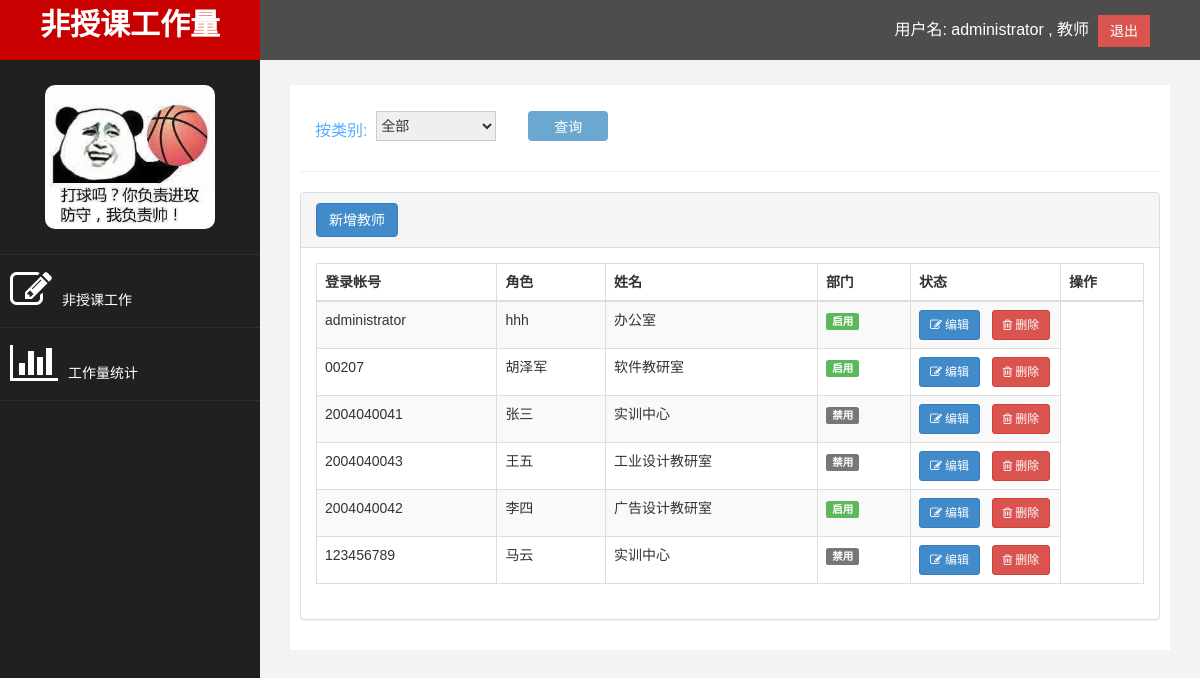
The page /user.php (signed in) on the database its author committed.
### tables this page shows
CREATE TABLE `user` (
  `id` int(10) UNSIGNED NOT NULL COMMENT 'id',
  `username` varchar(20) NOT NULL COMMENT '用户名',
  `userId` varchar(30) NOT NULL COMMENT '用户ID',
  `role` varchar(10) NOT NULL COMMENT '用户类型',
  `name` varchar(32) NOT NULL COMMENT '姓名',
  `departmentName` varchar(32) DEFAULT NULL COMMENT '部门',
  `password` varchar(48) NOT NULL COMMENT '密码',
  `status` tinyint(4) NOT NULL COMMENT '状态'
);

### user.php (the view, shortened to what this page needs)
<?php
include_once 'base.php';
include_once 'dbconfig.php';
$departmentStatement ="select departmentName from department";
$statmentObject = $pdo->prepare($departmentStatement);
$statmentObject->execute();
if(filter_input(INPUT_POST, 'departmentName')){
	$departmentName = $_POST['departmentName'];
	$data = array(
			'departmentName'=>$departmentName
	);
	$statement = "select * from user where departmentName=:departmentName";
	$statmentObject = $pdo->prepare($statement);
	$statmentObject->execute($data);
}else {
	$statement = "select * from user";
	$statmentObject = $pdo->prepare($statement);
	$statmentObject->execute();
}
$result = $statmentObject->fetchAll();
?>
<div id="page-wrapper">
	<div id="page-inner">
		<div class="row">
			<div class="serachbody">
				<form method='post' action='user.php'>
					<div class="mycheak">
    					<div class="mytype">
    						<p class="mytype-title">按类别:&nbsp;&nbsp;</p>
    						<select class="mytype-item" name="departmentName" width=30>
    							<option value="0" <?= empty($departmentName)?"select":''?>>全部</option>
                               </select>
    					</div>
    					<div class="querybtn">
    						<input type='submit' value='查询' />
    					</div>
					</div>
				</form>
			</div>
		</div>
   <hr/>
   <div class="row">
   <div class="col-md-12">
   <div class="panel panel-default">
   <div class="panel-heading">
   <b><a href='insertuser.php' class="btn btn-primary">新增教师</a></b>
   </div>
   <div class="panel-body">
   <div class="table-responsive">
   <table class="table table-striped table-bordered table-hover"
        id="dataTables-example">
        <thead>
        <tr>
        <th>登录帐号</th>
         <th>角色</th>
           <th>姓名</th>
            <th>部门</th>
             <th>状态</th>
              <th>操作</th>
            </tr>
            </thead>
            <tbody>
            <?php
            $line = 0;
            foreach ($result as $row) {
            	$line ++;
            	$linecolor = $line % 2 == 0 ? 'odd gradeX' : 'even gradeC';
            	echo "<tr class='$linecolor'>";
            	echo "<td>" . $row['username'] . "</td>";
            	echo "<td>" . $row['name']. "</td>";
            	echo "<td>" . $row['departmentName'] . "</td>";
            	if($row['status'] == 0){
            	    echo "<td><label class='label label-default'>禁用</label></td>";
            	}elseif ($row['status'] == 1){
            	    echo "<td><label class='label label-success'>启用</label></td>";
            	}
            	$url = "edituser.php?id=".$row ['id'];
            	$delurl = "deleteuser.php?id=".$row ['id'];
            	echo "<td style='width:150px;'><a class='btn btn-primary btn-sm shiny' href='".$url."'><i class='fa fa-edit'>&nbsp;编辑</i></a>
								    &nbsp;&nbsp;<a class='btn btn-danger btn-sm shiny' href='" . $delurl . "'><i class='fa fa-trash-o'>&nbsp;删除</i></a></td>";
            	echo "</tr>";
            }
            ?>
            </tbody>
        </table>
   </div>
   </div>
   </div>
     </div>
     </div>
     </div>
   </div>
   </div>
</body>
</html>

### assets/css/hu.css (style rules this page uses)
.mytype { float: left; margin-left: 30px; margin-top: 16px; margin-right: 32px; }
.mytype-title { font-size: 16px; color: #56adff; float: left; height: 30px; line-height: 0px; }
.mytype-item { float: left; height: 30px; border: 1px solid #ccc; }
.querybtn { float: left; width: 80px; height: 30px; margin-top: 16px; background-color: #6aa8cf; line-height: 30px; text-align: center; color: #ffffff; font-size: 14px; border-radius: 4px; cursor: pointer; }
.querybtn input { height: 30px; line-height: 30px; width: 80px; border: none; background-color: transparent; color: white; -webkit-appearance: none; appearance: none; }

### assets/css/custom.css (style rules this page uses)
body { font-family: 'Open Sans', sans-serif; }
#page-wrapper { padding: 15px 15px; min-height: 600px; background: #F3F3F3; }
#page-inner { width: 100%; margin: 10px 20px 10px 0px; background-color: #fff !important; padding: 10px; min-height: 320px; }
p { font-size: 16px; line-height: 25px; padding-top: 20px; }
@media ( min-width :768px) { #page-wrapper { margin: 0 0 0 260px; padding: 15px 30px; min-height: 1200px; } }

### rows shown on the page
user: username "administrator", name "hhh", departmentName "办公室", status "启用"
user: username "00207", name "胡泽军", departmentName "软件教研室", status "启用"
user: username "2004040041", name "张三", departmentName "实训中心", status "禁用"
user: username "2004040043", name "王五", departmentName "工业设计教研室", status "禁用"
user: username "2004040042", name "李四", departmentName "广告设计教研室", status "启用"
user: username "123456789", name "马云", departmentName "实训中心", status "禁用"

### other values the page prints
$userName "administrator"
$ro "教师"
